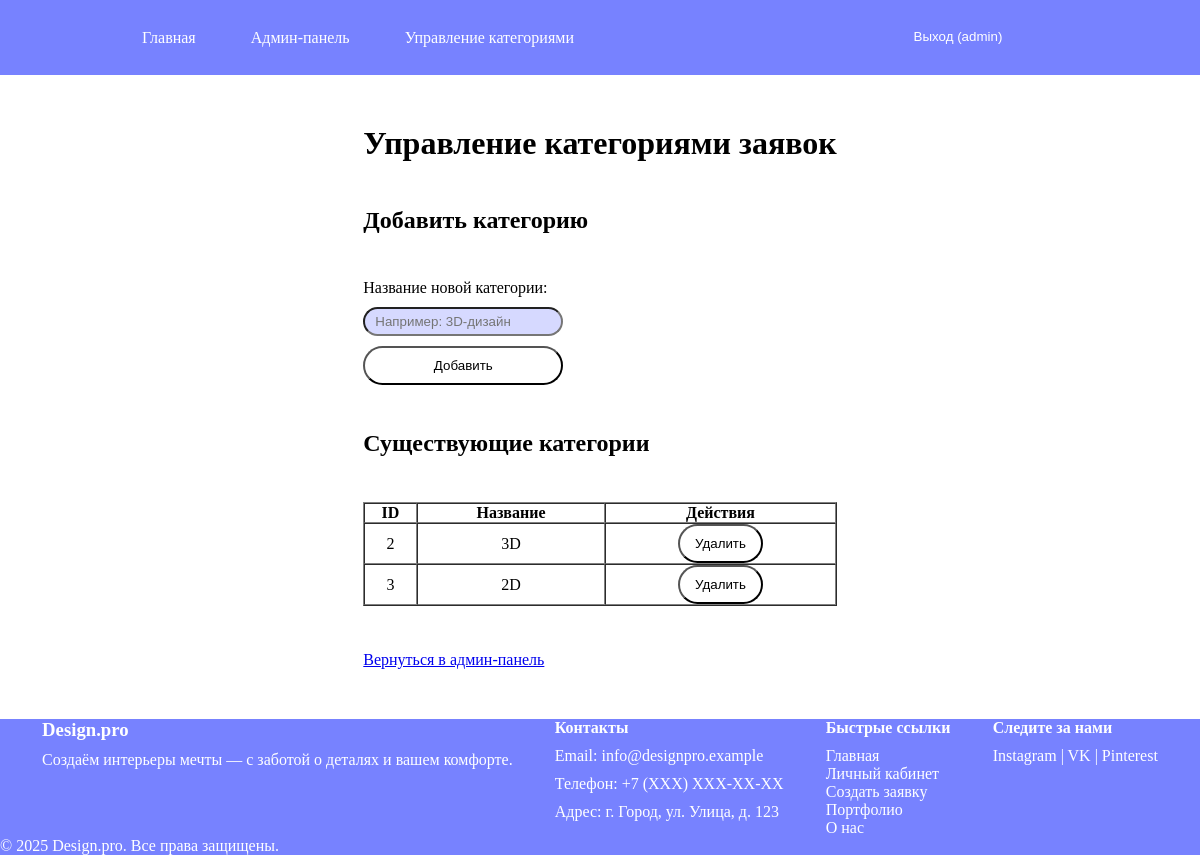
Before: /main/manage_categories/ (signed in) with the older database file.
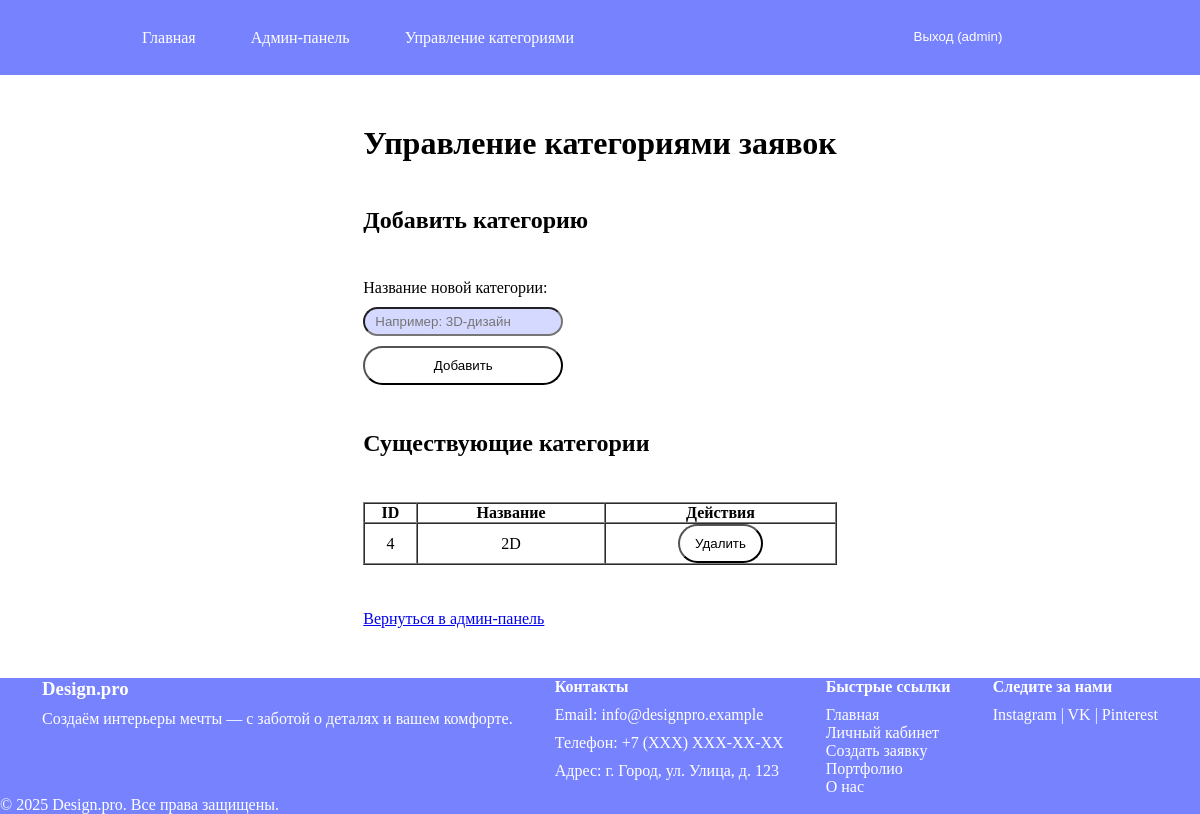
After: the same page with the newer database file.
### main/models.py (models this page shows, shortened)
class Category(models.Model):
    name = models.CharField(max_length=100, unique=True)
    class Meta:
        verbose_name= 'Категория'
        verbose_name_plural = "Категории"

### main/views.py (the view, shortened to what this page needs)
# urls.py: path('manage_categories/', views.manage_categories, name='manage_categories'),
@user_passes_test(is_admin)
def manage_categories(request):
    categories = Category.objects.all()
    return render(request, 'main_app/manage_categories.html', {'categories': categories})

### main/views.py (called while the page is built)
def is_admin(user):
    return user.is_staff

### templates/main_app/manage_categories.html (shortened to what this page needs)
{% extends "base.html" %}
{% block content %}
    <h1>Управление категориями заявок</h1>
    <h2>Добавить категорию</h2>
    <form method="post" action="{% url 'manage_categories' %}">
        <label for="id_name">Название новой категории:</label>
        <input type="text" id="id_name" name="name" required placeholder="Например: 3D-дизайн">
        <button type="submit">Добавить</button>
    </form>
    <h2>Существующие категории</h2>
    {% if categories %}
        <table border="1" cellpadding="10" cellspacing="0">
            <thead>
                <tr>
                    <th>ID</th>
                    <th>Название</th>
                    <th>Действия</th>
                </tr>
            </thead>
            <tbody>
                {% for category in categories %}
                    <tr>
                        <td>{{ category.id }}</td>
                        <td>{{ category.name }}</td>
                        <td>
                            <form method="post" action="{% url 'manage_categories' %}" style="display:inline;" onsubmit="return confirm('Вы уверены, что хотите удалить категорию \"{{ category.name }}\"? Все заявки этой категории будут удалены!');">
                                <button type="submit" class="btn btn-danger">Удалить</button>
                            </form>
                        </td>
                    </tr>
                {% endfor %}
            </tbody>
        </table>
    {% else %}
        <p>Категорий пока нет.</p>
    {% endif %}
    <p><a href="{% url 'admin_dashboard' %}">Вернуться в админ-панель</a></p>
{% endblock %}

Changed rows visible on the page:
removed Category: id "2", name "3D"
removed Category: id "3", name "2D"
added Category: id "4", name "2D"
